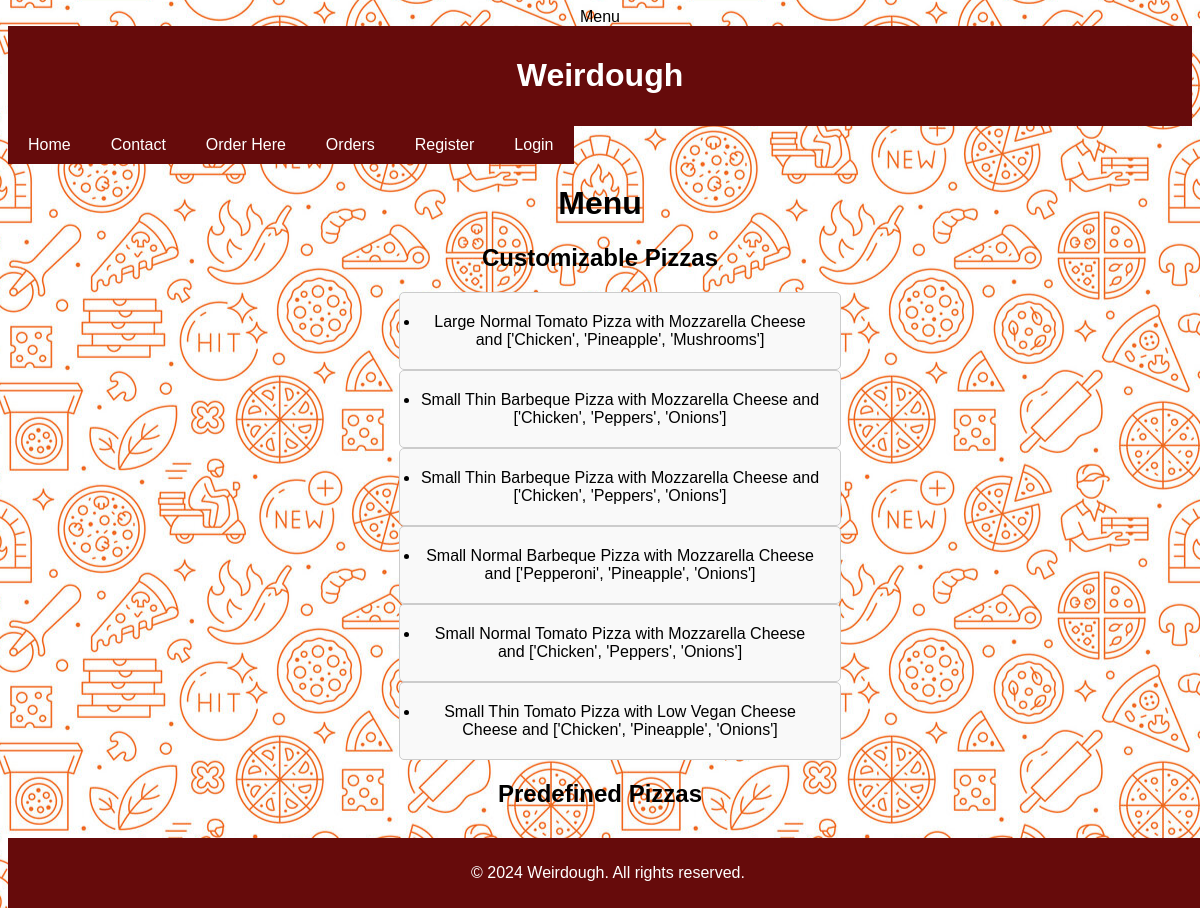
The app's page /menu/ with its own data.
### WeirdoughApp/models.py (models this page shows)
class Pizza(models.Model):
    toppings = models.CharField(max_length=50)
    size = models.ForeignKey(Size, on_delete=models.CASCADE)
    sauce = models.ForeignKey(Sauce, on_delete=models.CASCADE)
    cheese = models.ForeignKey(Cheese, on_delete=models.CASCADE)
    crust = models.CharField(max_length=50)

class Size(models.Model):
    name = models.CharField(max_length=50)
    def __str__(self):
        return self.name

class Sauce(models.Model):
    name = models.CharField(max_length=50)
    def __str__(self):
        return self.name

class Cheese(models.Model):
    name = models.CharField(max_length=50)
    def __str__(self):
        return self.name

### WeirdoughApp/views.py (the view)
# urls.py: path('menu/', views.menu, name='menu'),
def menu(request):
    pizza = Pizza.objects.all()
    predefined_pizza = PredefinedPizza.objects.all()
    return render(request, 'menu.html', {'predefined_pizza': predefined_pizza, 'pizza': pizza})

### WeirdoughApp/templates/menu.html (shortened to what this page needs)
{% extends 'base.html' %}
{% block content %}
<!DOCTYPE html>
<html lang="en">
<head>
</head>
<body>
    <h1>Menu</h1>
    <h2>Customizable Pizzas</h2>
    <ul>
        {% for pizza in pizza %}
            <div class="signup-form">
            <li>{{ pizza.size }} {{ pizza.crust }} {{ pizza.sauce }} Pizza with {{ pizza.cheese }} Cheese and {{ pizza.toppings }}</li>
            </div>
        {% endfor %}
    </ul>
    <h2>Predefined Pizzas</h2>
</body>
</html>
{% endblock %}

### WeirdoughApp/templates/base.html (shortened to what this page needs)
{% load static %}
<!DOCTYPE html>
<html lang="en">
<head>
<link rel="stylesheet" href="{% static "base.css" %}">
</head>
<body>
<header>
    <h1>Weirdough</h1>
</header>
<nav>
    <a href="/">Home</a>
    <a href="/contact/">Contact</a>
    <a href="/create-pizza">Order Here</a>
    <a href="/view-orders">Orders</a>
    <a href="/register">Register</a>
    {% if user.is_authenticated %}
        <a href="/logout/">Logout</a>
    {% else %}
        <a href="/login/">Login</a>
    {% endif %}
</nav>
<footer>
    <p>&copy; 2024 Weirdough. All rights reserved.</p>
</footer>
{% block content %}
{% endblock %}
</body>
</html>

### WeirdoughApp/static/base.css (style rules this page uses)
body { font-family: Arial, sans-serif; text-align: center; background-image: url(../static/new.jpg); background-size: 612px 360px; background-position: center; background-repeat: repeat; margin-bottom: 100px; }
header { background-color: #660b0b; color: #fff; padding: 10px 0; text-align: center; }
nav { display: flex; margin-bottom: 20px; }
nav a { background-color: #660b0b; text-decoration: none; color: #ffffff; padding: 10px 20px; }
footer { background-color: #660b0b; color: #fff; text-align: center; padding: 10px 0; position: fixed; bottom: 0; width: 100%; border: 20px; }
p { text-align: center; }
.signup-form { background-color: #f9f9f9; max-width: 400px; margin: 0 auto; padding: 20px; border: 1px solid #ccc; border-radius: 5px; }

### records on screen
Pizza: size "Large", crust "Normal", sauce "Tomato", cheese "Mozzarella", toppings "['Chicken', 'Pineapple', 'Mushrooms']"
Pizza: size "Small", crust "Thin", sauce "Barbeque", cheese "Mozzarella", toppings "['Chicken', 'Peppers', 'Onions']"
Pizza: size "Small", crust "Thin", sauce "Barbeque", cheese "Mozzarella", toppings "['Chicken', 'Peppers', 'Onions']"
Pizza: size "Small", crust "Normal", sauce "Barbeque", cheese "Mozzarella", toppings "['Pepperoni', 'Pineapple', 'Onions']"
Pizza: size "Small", crust "Normal", sauce "Tomato", cheese "Mozzarella", toppings "['Chicken', 'Peppers', 'Onions']"
Pizza: size "Small", crust "Thin", sauce "Tomato", cheese "Low Vegan Cheese", toppings "['Chicken', 'Pineapple', 'Onions']"
